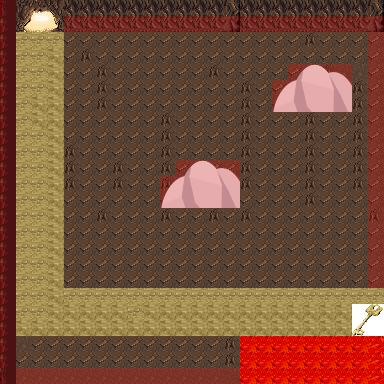

The image is a tile-based game level rendered from a .tmx file. Its description and complete source (layers, tilesets, objects, tile grids) follow:
An orthogonal 24x24 tile map with 16x16 px tiles, 3 tile layers (Ground, Objects, Collisions), 5 tilesets.

<map version="1.0" orientation="orthogonal" renderorder="right-down" width="24" height="24" tilewidth="16" tileheight="16" nextobjectid="1">
 <properties>
  <property name="unity:scale" type="float" value="0.01" />
 </properties>
 <tileset firstgid="1" name="cave" tilewidth="32" tileheight="32" tilecount="80" columns="8">
  <image source="opengameart.org/cave.png" width="256" height="336" />
  <terraintypes>
   <terrain name="Ground_Terrain" tile="-1" />
   <terrain name="Lava_Terrain" tile="-1" />
   <terrain name="Entrance_Terrain" tile="-1" />
   <terrain name="Wall_Terrain" tile="-1" />
  </terraintypes>
  <tile id="17" terrain=",2,,2" />
  <tile id="25" terrain=",0,,0" />
  <tile id="26" terrain="0,0,,0" />
  <tile id="32" terrain="0,0,0,0" />
  <tile id="33" terrain=",0,," />
  <tile id="34" terrain="0,0,," />
  <tile id="72" terrain=",,0,0" />
  <tile id="73" terrain=",,0,0" />
 </tileset>
 <tileset firstgid="81" name="key" tilewidth="16" tileheight="16" tilecount="4" columns="2">
  <image source="opengameart.org/key.png" width="32" height="32" />
 </tileset>
 <tileset firstgid="85" name="stone" tilewidth="16" tileheight="16" tilecount="15" columns="5">
  <image source="gameart2D.com/stone.png" width="90" height="54" />
 </tileset>
 <tileset firstgid="100" name="RED" tilewidth="16" tileheight="16" tilecount="4" columns="2">
  <image source="Tiles/RED.png" width="32" height="32" />
 </tileset>
 <tileset firstgid="104" name="bkgd2" tilewidth="16" tileheight="16" tilecount="20" columns="5">
  <image source="Tiles/bkgd2.png" width="94" height="64" />
 </tileset>
 <layer name="Ground" width="24" height="24">
  <data encoding="csv">
43,0,0,0,0,0,0,0,0,0,0,0,0,0,0,0,0,0,0,0,0,0,0,0,
18,0,19,0,46,46,46,46,46,46,46,46,46,46,0,46,46,46,46,46,46,46,46,0,
51,0,0,0,0,0,0,0,0,0,0,0,0,0,0,0,0,0,0,0,0,0,0,0,
51,27,27,0,33,33,33,33,33,33,33,33,33,33,33,33,33,33,33,0,33,33,33,33,
51,0,0,0,33,0,33,33,33,33,33,33,33,33,33,33,33,33,33,33,33,33,33,33,
51,33,33,33,33,33,0,33,33,33,33,33,33,0,33,33,33,33,33,33,0,0,0,33,
51,33,33,33,33,33,0,33,33,33,33,33,33,33,33,0,33,33,33,33,33,33,0,33,
51,33,0,33,33,33,0,33,33,33,33,33,33,33,33,0,33,33,33,0,33,33,0,33,
51,33,0,33,33,33,33,33,33,33,0,33,33,33,33,0,33,33,33,0,33,33,0,33,
51,33,0,33,33,33,33,33,33,33,0,33,33,33,33,0,33,33,33,0,33,33,0,33,
51,33,33,33,0,33,33,33,33,33,0,33,33,33,33,0,33,33,33,0,33,33,0,33,
51,33,33,33,0,33,33,0,33,33,0,33,33,33,33,0,33,33,33,0,33,33,0,33,
51,0,33,33,0,33,33,0,33,33,0,33,33,33,33,0,33,33,33,0,33,33,0,33,
51,33,33,33,33,33,33,33,33,33,33,33,33,33,33,33,33,33,33,0,33,33,33,33,
51,33,33,0,33,33,0,33,33,33,0,33,33,0,33,0,33,33,33,33,33,33,33,0,
51,33,33,33,33,33,33,33,33,33,33,33,33,33,33,33,33,33,33,33,33,33,33,33,
51,33,33,33,33,33,33,33,33,33,33,33,33,33,33,33,33,33,33,33,33,33,33,33,
51,0,33,33,33,33,33,33,33,33,33,33,33,33,33,33,33,33,33,33,33,33,33,33,
51,33,33,33,33,33,33,33,33,33,33,33,33,33,33,33,33,33,33,33,33,33,33,33,
51,33,33,33,33,33,33,33,33,33,33,33,33,33,33,33,33,33,33,33,33,33,33,33,
51,33,33,33,33,33,33,33,33,33,33,33,33,33,0,33,33,33,33,33,33,33,33,33,
51,33,33,33,33,33,33,33,33,33,33,33,33,33,0,73,73,73,73,73,73,73,73,0,
51,0,33,33,33,33,33,33,33,33,33,33,33,33,0,73,73,73,73,73,73,73,73,0,
51,33,33,33,33,33,33,33,33,33,33,33,33,33,0,73,73,73,73,73,73,73,73,0
</data>
 </layer>
 <layer name="Objects" width="24" height="24">
  <data encoding="csv">
0,0,0,0,0,0,0,0,0,0,0,0,0,0,0,0,0,0,0,0,0,0,0,0,
0,0,0,0,0,0,0,0,0,0,0,0,0,0,0,0,0,0,0,0,0,0,0,0,
0,104,104,104,0,0,0,0,0,0,0,0,0,0,0,0,0,0,0,0,0,0,0,0,
0,104,104,109,0,0,0,0,0,0,0,0,0,0,0,0,0,0,0,0,0,0,0,0,
0,104,104,109,0,0,0,0,0,0,0,0,0,0,0,0,0,85,86,87,88,89,0,0,
0,104,104,109,0,0,0,0,0,0,0,0,0,0,0,0,0,90,91,92,93,94,0,0,
0,104,109,109,0,0,0,0,0,0,0,0,0,0,0,0,0,95,96,97,98,99,0,0,
0,104,109,109,0,0,0,0,0,0,0,0,0,0,0,0,0,0,0,0,0,0,0,0,
0,104,104,109,0,0,0,0,0,0,0,0,0,0,0,0,0,0,0,0,0,0,0,0,
0,104,104,109,0,0,0,0,0,0,0,0,0,0,0,0,0,0,0,0,0,0,0,0,
0,104,104,109,0,0,0,0,0,0,85,86,87,88,89,0,0,0,0,0,0,0,0,0,
0,104,104,109,0,0,0,0,0,0,90,91,92,93,94,0,0,0,0,0,0,0,0,0,
0,104,104,109,0,0,0,0,0,0,95,96,97,98,99,0,0,0,0,0,0,0,0,0,
0,104,104,109,0,0,0,0,0,0,0,0,0,0,0,0,0,0,0,0,0,0,0,0,
0,104,104,109,0,0,0,0,0,0,0,0,0,0,0,0,0,0,0,0,0,0,0,0,
0,104,104,109,0,0,0,0,0,0,0,0,0,0,0,0,0,0,0,0,0,0,0,0,
0,104,104,109,0,0,0,0,0,0,0,0,0,0,0,0,0,0,0,0,0,0,0,0,
0,104,104,109,0,0,0,0,0,0,0,0,0,0,0,0,0,0,0,0,0,0,0,0,
0,104,104,109,104,104,104,104,104,104,104,104,104,104,104,104,104,104,104,104,104,104,104,104,
0,104,104,109,109,109,109,109,104,109,109,109,109,109,109,109,109,109,109,109,109,109,81,82,
0,109,109,109,109,109,109,109,109,109,109,109,109,109,109,109,109,109,109,109,109,109,83,84,
0,0,0,0,0,0,0,0,0,0,0,0,0,0,0,0,0,0,0,0,0,0,0,0,
0,0,0,0,0,0,0,0,0,0,0,0,0,0,0,0,0,0,0,0,0,0,0,0,
0,0,0,0,0,0,0,0,0,0,0,0,0,0,0,0,0,0,0,0,0,0,0,0
</data>
 </layer>
 <layer name="Collisions" width="24" height="24" opacity="0.22">
  <data encoding="csv">
100,0,0,0,0,0,0,0,0,0,0,0,0,0,0,0,0,0,0,0,0,0,0,0,
100,0,0,0,100,100,100,100,100,100,100,100,100,100,100,100,100,100,100,100,100,100,100,100,
100,0,0,0,0,0,0,0,0,0,0,0,0,0,0,0,0,0,0,0,0,0,0,100,
100,0,0,0,0,0,0,0,0,0,0,0,0,0,0,0,0,0,0,0,0,0,0,100,
100,0,0,0,0,0,0,0,0,0,0,0,0,0,0,0,0,0,100,100,100,100,0,100,
100,0,0,0,0,0,0,0,0,0,0,0,0,0,0,0,0,100,100,100,100,100,0,100,
100,0,0,0,0,0,0,0,0,0,0,0,0,0,0,0,0,100,100,100,100,100,0,100,
100,0,0,0,0,0,0,0,0,0,0,0,0,0,0,0,0,0,0,0,0,0,0,100,
100,0,0,0,0,0,0,0,0,0,0,0,0,0,0,0,0,0,0,0,0,0,0,100,
100,0,0,0,0,0,0,0,0,0,0,0,0,0,0,0,0,0,0,0,0,0,0,100,
100,0,0,0,0,0,0,0,0,0,0,100,100,100,100,0,0,0,0,0,0,0,0,100,
100,0,0,0,0,0,0,0,0,0,100,100,100,100,100,0,0,0,0,0,0,0,0,100,
100,0,0,0,0,0,0,0,0,0,100,100,100,100,100,0,0,0,0,0,0,0,0,100,
100,0,0,0,0,0,0,0,0,0,0,0,0,0,0,0,0,0,0,0,0,0,0,100,
100,0,0,0,0,0,0,0,0,0,0,0,0,0,0,0,0,0,0,0,0,0,0,100,
100,0,0,0,0,0,0,0,0,0,0,0,0,0,0,0,0,0,0,0,0,0,0,100,
100,0,0,0,0,0,0,0,0,0,0,0,0,0,0,0,0,0,0,0,0,0,0,100,
100,0,0,0,0,0,0,0,0,0,0,0,0,0,0,0,0,0,0,0,0,0,0,100,
100,0,0,0,0,0,0,0,0,0,0,0,0,0,0,0,0,0,0,0,0,0,0,0,
100,0,0,0,0,0,0,0,0,0,0,0,0,0,0,0,0,0,0,0,0,0,0,0,
100,0,0,0,0,0,0,0,0,0,0,0,0,0,0,0,0,0,0,0,0,0,0,0,
100,0,0,0,0,0,0,0,0,0,0,0,0,0,0,0,0,0,0,0,0,0,0,0,
100,0,0,0,0,0,0,0,0,0,0,0,0,0,0,0,0,0,0,0,0,0,0,0,
100,100,100,100,100,100,100,100,100,100,100,100,100,100,100,0,0,0,0,0,0,0,0,0
</data>
 </layer>
</map>
